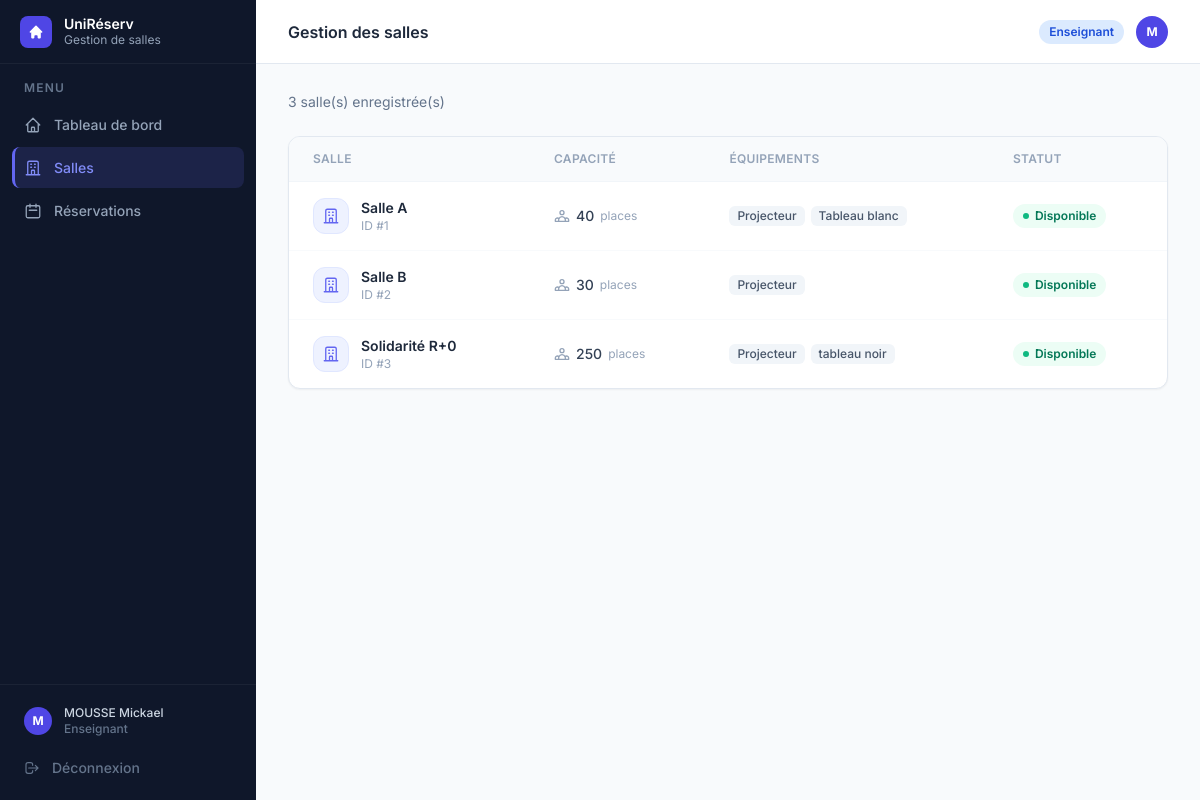
Page /salles (signed in) on the committed database.
### tables this page shows
CREATE TABLE utilisateurs (
            id               INTEGER PRIMARY KEY,
            nom              TEXT    NOT NULL,
            email            TEXT    NOT NULL UNIQUE,
            login            TEXT    NOT NULL UNIQUE,
            mot_de_passe     TEXT    NOT NULL,
            role             TEXT    NOT NULL,
            date_inscription TEXT    NOT NULL,
            matricule        TEXT,
            classe           TEXT,
            matiere          TEXT
        , ecole_id INTEGER, unite_formation_id INTEGER);

CREATE TABLE salles (
            id          INTEGER PRIMARY KEY,
            nom         TEXT    NOT NULL UNIQUE,
            capacite    INTEGER NOT NULL,
            equipements TEXT    NOT NULL DEFAULT '[]',
            disponible  INTEGER NOT NULL DEFAULT 1
        );

### app.py (the view)
@app.route("/salles")
@login_required
def salles():
    _, _, salles_dict, _ = get_data()
    return render_template("salles.html", active="salles",
                           salles=list(salles_dict.values()))

### app.py (called while the page is built)
def get_bd():
    return BaseDonneesSQLite()

def get_data():
    bd  = get_bd()
    tout = bd.charger_tout()
    return (
        bd,
        {u.id: u for u in tout["utilisateurs"]},
        {s.id: s for s in tout["salles"]},
        tout["reservations"],
    )

def login_required(f):
    @wraps(f)
    def decorated(*args, **kwargs):
        if "user_id" not in session:
            return redirect(url_for("login"))
        return f(*args, **kwargs)
    return decorated

### models/reservation.py (called while the page is built)
    def _valider_horaires(self):
        if self.__heure_debut >= self.__heure_fin:
            raise ValueError(
                f"L'heure de début ({self.__heure_debut}) "
                f"doit être avant l'heure de fin ({self.__heure_fin})."
            )

    @property
    def id(self) -> int:
        return self.__id

    @id.setter
    def id(self, valeur: int):
        self.__id = valeur

### models/salle.py (called while the page is built)
    @property
    def id(self) -> int:
        return self.__id

    @id.setter
    def id(self, valeur: int):
        if self.__id is None:
            self.__id = valeur

    @property
    def nom(self) -> str:
        return self.__nom

    @property
    def capacite(self) -> int:
        return self.__capacite

    @property
    def equipements(self) -> list[str]:
        return list(self.__equipements)

    @property
    def disponible(self) -> bool:
        return self.__disponible

    @disponible.setter
    def disponible(self, valeur: bool):
        self.__disponible = valeur

### models/utilisateur.py (called while the page is built)
    @property
    def id(self) -> int:
        return self.__id

    @id.setter
    def id(self, valeur: int):
        if self.__id is None:
            self.__id = valeur

### persistance/db_sqlite.py (called while the page is built)
    @contextmanager
    def _connexion(self):
        conn = sqlite3.connect(self._chemin_db)
        conn.row_factory = sqlite3.Row
        conn.execute("PRAGMA foreign_keys = ON")
        try:
            yield conn
            conn.commit()
        except Exception:
            conn.rollback()
            raise
        finally:
            conn.close()

    def charger_tous_utilisateurs(self) -> list[Utilisateur]:
        with self._connexion() as conn:
            rows = conn.execute("SELECT * FROM utilisateurs").fetchall()
        return [self._ligne_vers_utilisateur(r) for r in rows]

    def charger_toutes_salles(self) -> list[Salle]:
        with self._connexion() as conn:
            rows = conn.execute("SELECT * FROM salles").fetchall()
        return [self._ligne_vers_salle(r) for r in rows]

### templates/salles.html (shortened to what this page needs)
{% extends "base.html" %}
{% block heading %}Gestion des salles{% endblock %}
{% block content %}
<div class="flex items-center justify-between mb-6">
  <p class="text-slate-500 text-sm">{{ salles|length }} salle(s) enregistrée(s)</p>
</div>
<div class="bg-white rounded-xl border border-slate-200 shadow-sm overflow-hidden">
  {% if salles %}
  <div class="overflow-x-auto">
    <table class="w-full text-sm">
      <thead>
        <tr class="border-b border-slate-100 bg-slate-50">
          <th class="px-6 py-3.5 text-left text-xs font-semibold text-slate-400 uppercase tracking-wide">Salle</th>
          <th class="px-6 py-3.5 text-left text-xs font-semibold text-slate-400 uppercase tracking-wide">Capacité</th>
          <th class="px-6 py-3.5 text-left text-xs font-semibold text-slate-400 uppercase tracking-wide">Équipements</th>
          <th class="px-6 py-3.5 text-left text-xs font-semibold text-slate-400 uppercase tracking-wide">Statut</th>
        </tr>
      </thead>
      <tbody>
        {% for s in salles %}
        <tr class="data-row border-b border-slate-50 last:border-0">
          <td class="px-6 py-4">
            <div class="flex items-center gap-3">
              <div class="w-9 h-9 rounded-xl bg-indigo-50 border border-indigo-100 flex items-center justify-center shrink-0">
              </div>
              <div>
                <p class="font-semibold text-slate-800">{{ s.nom }}</p>
                <p class="text-xs text-slate-400">ID #{{ s.id }}</p>
              </div>
            </div>
          </td>
          <td class="px-6 py-4">
            <div class="flex items-center gap-1.5 text-slate-700">
              <span class="font-medium">{{ s.capacite }}</span>
              <span class="text-slate-400 text-xs">places</span>
            </div>
          </td>
          <td class="px-6 py-4">
            {% if s.equipements %}
              <div class="flex flex-wrap gap-1.5">
                {% for eq in s.equipements %}
                  <span class="px-2 py-0.5 rounded-md bg-slate-100 text-slate-600 text-xs font-medium">{{ eq }}</span>
                {% endfor %}
              </div>
            {% else %}
              <span class="text-slate-300 text-sm">—</span>
            {% endif %}
          </td>
          <td class="px-6 py-4">
            {% if s.disponible %}
              <span class="inline-flex items-center gap-1.5 px-2.5 py-1 rounded-full text-xs font-semibold bg-emerald-50 text-emerald-700">
                <span class="w-1.5 h-1.5 rounded-full bg-emerald-500"></span> Disponible
              </span>
            {% else %}
              <span class="inline-flex items-center gap-1.5 px-2.5 py-1 rounded-full text-xs font-semibold bg-red-50 text-red-700">
                <span class="w-1.5 h-1.5 rounded-full bg-red-500"></span> Indisponible
              </span>
            {% endif %}
          </td>
        </tr>
        {% endfor %}
      </tbody>
    </table>
  </div>
  {% endif %}
</div>
{% endblock %}

### templates/base.html (shortened to what this page needs)
<!DOCTYPE html>
<html lang="fr" class="h-full">
<head>
  <script src="https://cdn.tailwindcss.com"></script>
</head>
<body class="h-full bg-slate-50 flex" style="font-family:'Inter',sans-serif">
  <aside class="w-64 bg-slate-900 flex flex-col fixed inset-y-0 left-0 z-30" style="background:linear-gradient(180deg,#0f172a 0%,#0f172a 100%)">
    <div class="h-16 flex items-center gap-3 px-5 border-b border-white/5">
      <div class="w-8 h-8 rounded-lg bg-indigo-600 flex items-center justify-center shrink-0">
        <svg class="w-4 h-4 text-white" fill="currentColor" viewBox="0 0 20 20">
          <path d="M10.707 2.293a1 1 0 00-1.414 0l-7 7a1 1 0 001.414 1.414L4 10.414V17a1 1 0 001 1h2a1 1 0 001-1v-2a1 1 0 011-1h2a1 1 0 011 1v2a1 1 0 001 1h2a1 1 0 001-1v-6.586l.293.293a1 1 0 001.414-1.414l-7-7z"/>
        </svg>
      </div>
      <div>
        <p class="text-white font-semibold text-sm leading-tight">UniRéserv</p>
        <p class="text-slate-400 text-xs">Gestion de salles</p>
      </div>
    </div>
    <nav class="flex-1 px-3 py-4 space-y-0.5 overflow-y-auto">
      <p class="text-slate-500 text-xs font-semibold uppercase tracking-widest px-3 mb-2">Menu</p>
      <a href="{{ url_for('dashboard') }}" class="nav-item {% if active=='dashboard' %}nav-item-active{% else %}nav-item-inactive{% endif %}">
        Tableau de bord
      </a>
      <a href="{{ url_for('salles') }}" class="nav-item {% if active=='salles' %}nav-item-active{% else %}nav-item-inactive{% endif %}">
        <svg style="width:18px;height:18px" fill="none" stroke="currentColor" stroke-width="1.75" viewBox="0 0 24 24">
          <path stroke-linecap="round" stroke-linejoin="round" d="M19 21V5a2 2 0 00-2-2H7a2 2 0 00-2 2v16m14 0h2m-2 0h-5m-9 0H3m2 0h5M9 7h1m-1 4h1m4-4h1m-1 4h1m-5 10v-5a1 1 0 011-1h2a1 1 0 011 1v5m-4 0h4"/>
        </svg>
        Salles
      </a>
      <a href="{{ url_for('reservations') }}" class="nav-item {% if active=='reservations' %}nav-item-active{% else %}nav-item-inactive{% endif %}">
        <svg style="width:18px;height:18px" fill="none" stroke="currentColor" stroke-width="1.75" viewBox="0 0 24 24">
          <path stroke-linecap="round" stroke-linejoin="round" d="M8 7V3m8 4V3m-9 8h10M5 21h14a2 2 0 002-2V7a2 2 0 00-2-2H5a2 2 0 00-2 2v12a2 2 0 002 2z"/>
        </svg>
        Réservations
      </a>
    </nav>
    <div class="border-t border-white/5 p-3 space-y-0.5">
      <a href="{{ url_for('profil') }}" class="nav-item {% if active=='profil' %}nav-item-active{% else %}nav-item-inactive{% endif %} !py-2">
        <div class="w-7 h-7 rounded-full bg-indigo-600 flex items-center justify-center text-white text-xs font-bold shrink-0">
          {{ session.user_nom[0].upper() if session.user_nom else '?' }}
        </div>
        <div class="flex-1 min-w-0">
          <p class="text-slate-300 text-xs font-medium truncate">{{ session.user_nom }}</p>
          <p class="text-slate-500 text-xs truncate">
            {% if session.user_role == 'admin' %}Administrateur
            {% elif session.user_role == 'responsable' %}Responsable
            {% elif session.user_role == 'enseignant' %}Enseignant
            {% else %}Étudiant{% endif %}
          </p>
        </div>
      </a>
      <a href="{{ url_for('logout') }}" class="nav-item nav-item-inactive !text-slate-500 hover:!text-red-400">
        <svg style="width:16px;height:16px" fill="none" stroke="currentColor" stroke-width="1.75" viewBox="0 0 24 24">
          <path stroke-linecap="round" stroke-linejoin="round" d="M17 16l4-4m0 0l-4-4m4 4H7m6 4v1a3 3 0 01-3 3H6a3 3 0 01-3-3V7a3 3 0 013-3h4a3 3 0 013 3v1"/>
        </svg>
        Déconnexion
      </a>
    </div>
  </aside>
  <div class="ml-64 flex-1 flex flex-col min-h-screen">
    <header class="h-16 bg-white border-b border-slate-200 flex items-center justify-between px-8 sticky top-0 z-20">
      <h1 class="text-slate-800 font-semibold text-base">{% block heading %}{% endblock %}</h1>
      <div class="flex items-center gap-3">
        {% set role = session.user_role %}
        {% if role == 'admin' %}
          <span class="px-2.5 py-1 rounded-full text-xs font-semibold bg-red-100 text-red-700">Admin</span>
        {% elif role == 'responsable' %}
          <span class="px-2.5 py-1 rounded-full text-xs font-semibold bg-amber-100 text-amber-700">Responsable</span>
        {% elif role == 'enseignant' %}
          <span class="px-2.5 py-1 rounded-full text-xs font-semibold bg-blue-100 text-blue-700">Enseignant</span>
        {% else %}
          <span class="px-2.5 py-1 rounded-full text-xs font-semibold bg-indigo-100 text-indigo-700">Étudiant</span>
        {% endif %}
        <a href="{{ url_for('profil') }}" class="w-8 h-8 rounded-full bg-indigo-600 flex items-center justify-center text-white text-xs font-bold hover:bg-indigo-700 transition">
          {{ session.user_nom[0].upper() if session.user_nom else '?' }}
        </a>
      </div>
    </header>
    <main class="flex-1 px-8 py-7">
      {% block content %}{% endblock %}
    </main>
  </div>
</body>
</html>

### templates/base.html (style rules this page uses)
body { font-family: 'Inter', sans-serif; }
.nav-item { display: flex; align-items: center; gap: 0.75rem; padding: 0.625rem 0.75rem; border-radius: 0.5rem; font-size: 0.875rem; font-weight: 500; transition: all 150ms; white-space: nowrap; }
.nav-item-active { background: rgba(99,102,241,0.15); color: #818cf8; border-left: 3px solid #6366f1; padding-left: calc(0.75rem - 3px); }
.nav-item-inactive { color: #94a3b8; }

### rows in the picture
utilisateurs: user_nom "MOUSSE Mickael"
salles: nom "Salle A", id "1", capacite "40", equipements "Projecteur" "Tableau blanc", disponible 1 (drawn)
salles: nom "Salle B", id "2", capacite "30", equipements "Projecteur", disponible 1 (drawn)
salles: nom "Solidarité R+0", id "3", capacite "250", equipements "Projecteur" "tableau noir", disponible 1 (drawn)

### other values in the picture
{{ session.user_nom[0].upper() if session.user_nom else '?' }} "M"
{{ salles|length }} "3"
